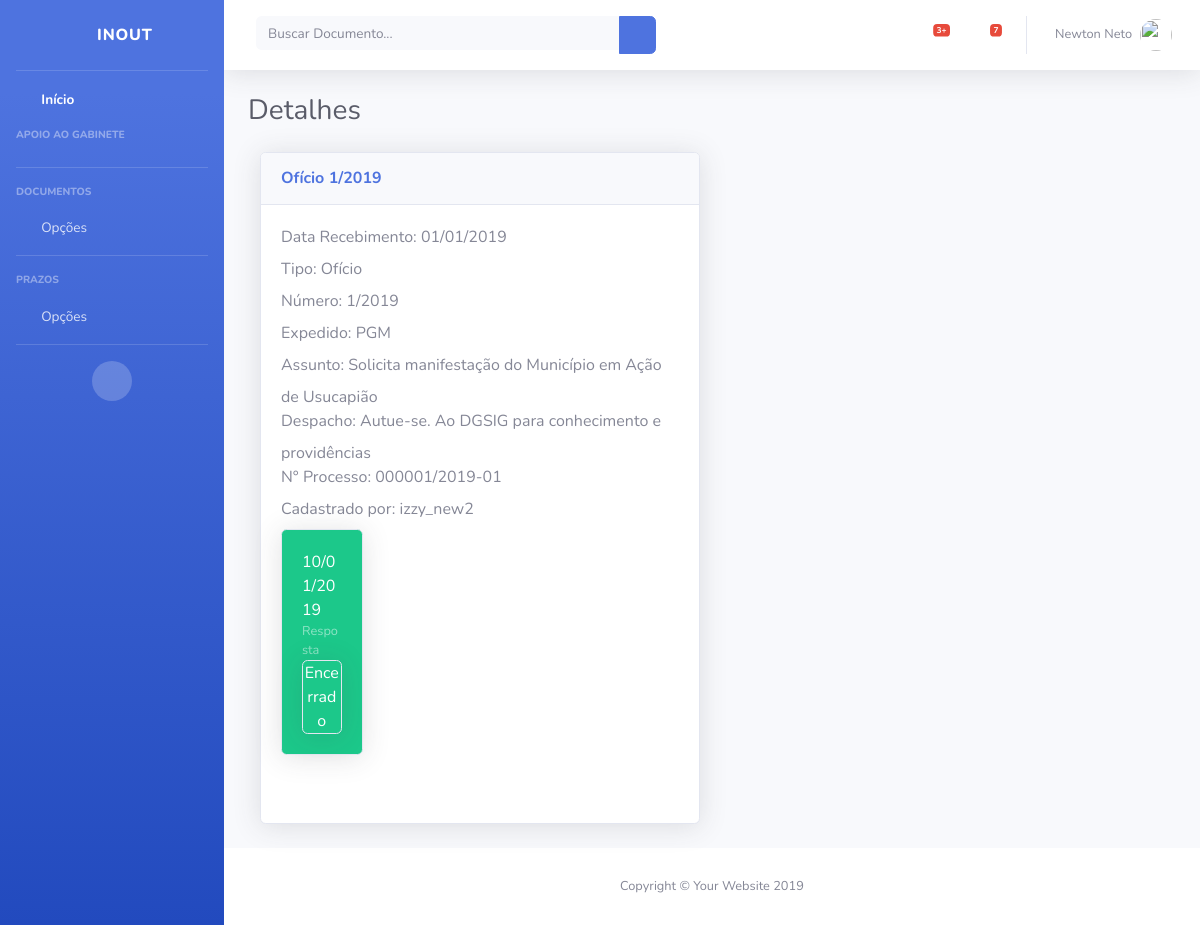
Page /1/detalhesdocumento.html (signed in) on the committed database.
### inout/models.py (models this page shows, shortened)
class Documento(models.Model):
	usuario = models.ForeignKey(User, on_delete = models.CASCADE)
	data_de_entrada = models.DateTimeField('Data de Entrada')
	tipo_de_documento = models.CharField(max_length = 30)
	numero_do_documento = models.CharField(max_length = 30)
	orgao_expedidor_do_documento = models.CharField(max_length = 150)
	assunto_do_documento = models.CharField(max_length = 1000)
	despacho_do_documento = models.CharField(max_length = 200)
	numero_do_processo = models.CharField(max_length = 30)

class Prazo(models.Model):
	documento = models.ForeignKey(Documento, on_delete = models.CASCADE)
	tipo_de_prazo = models.CharField(max_length = 20)
	data_do_prazo = models.DateTimeField('Prazo')
	prazo_encerrado = models.BooleanField(default = False)

### inout/views.py (the view)
# urls.py: path('<int:documento_id>/detalhesdocumento', views.detalhesdocumento, name = 'detalhesdocumento'),
@login_required
def detalhesdocumento(request, documento_id):
	documento = get_object_or_404(Documento, pk = documento_id)
	contexto = {
		'documento': documento,
		'data_de_hoje': datetime.date.today(),
	}
	return render(request, 'inout/detalhesdocumento.html', contexto)

### inout/templates/inout/detalhesdocumento.html (shortened to what this page needs)
{% load staticfiles %}
{% include "header.html" %}
        <div class="container-fluid">
          <h1 class="h3 mb-4 text-gray-800">Detalhes</h1>
          <div class="col-lg-6 mb-4">
            <div class="card shadow mb-4">
              <div class="card-header py-3">
                <h6 class="m-0 font-weight-bold text-primary">{{ documento.tipo_de_documento }} {{ documento.numero_do_documento }}</h6>
              </div>
              <div class="card-body">
                {% if documento %}
                  <label>Data Recebimento: </label> {{ documento.data_de_entrada|date:'d/m/Y' }}
                  <br/>
                  <label>Tipo: </label> {{ documento.tipo_de_documento }}
                  <br/>
                  <label>Número: </label> {{ documento.numero_do_documento }}
                  <br/>
                  <label>Expedido: </label> {{ documento.orgao_expedidor_do_documento }}
                  <br/>
                  <label>Assunto: </label> {{ documento.assunto_do_documento }}
                  <br/>
                  <label>Despacho: </label> {{ documento.despacho_do_documento }}
                  <br/>
                  <label>N° Processo: </label> {{ documento.numero_do_processo }}
                  <br/>
                  <label>Cadastrado por: </label> {{ documento.usuario }}
                  <br/>
                  <div class="row">
                    <div class="col-lg-6 mb-4">
                      <div class="row">
                      {% for prazo in documento.prazo_set.all %}
                        <div class="col-lg-6 mb-4">
                          {% if prazo.prazo_encerrado == True %}
                            <div class="card bg-success text-white shadow">
                              <div class="card-body">
                                {{ prazo.data_do_prazo|date:'d/m/Y' }}
                              <div class="text-white-50 small">{{ prazo.tipo_de_prazo }}</div>
                              <span class="bg-success card text-white shadow centralizaTexto" />Encerrado</span>
                              </div>
                            </div>
                          {% endif %}
                        </div>
                      {% endfor %}
                      </div>
                    </div>
                  </div>
                {% endif %}
              </div>
            </div>
          </div>
        </div>
      </div>
{% include "footer.html" %}

### inout/static/css/principal.css (style rules this page uses)
.centralizaTexto { text-align: center; }

### rows in the picture
Documento: tipo_de_documento "Ofício", numero_do_documento "1/2019", data_de_entrada "01/01/2019", orgao_expedidor_do_documento "PGM", assunto_do_documento "Solicita manifestação do Município em Ação de Usucapião", despacho_do_documento "Autue-se. Ao DGSIG para conhecimento e providências", numero_do_processo "000001/2019-01", usuario "izzy_new2"
Prazo: data_do_prazo "10/01/2019", tipo_de_prazo "Resposta"
